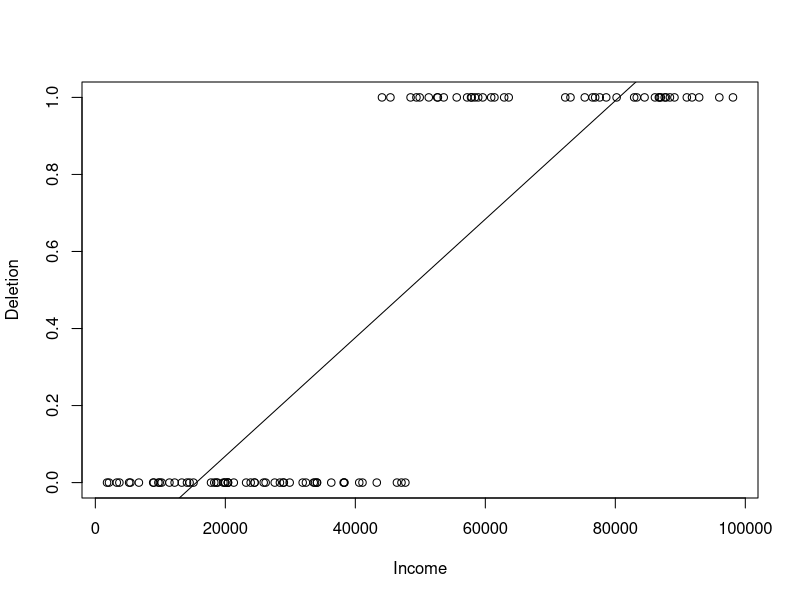
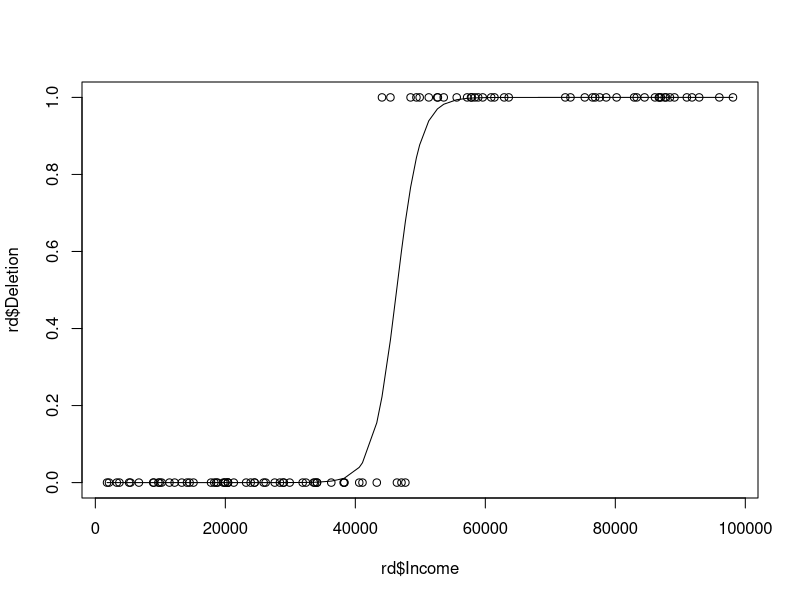
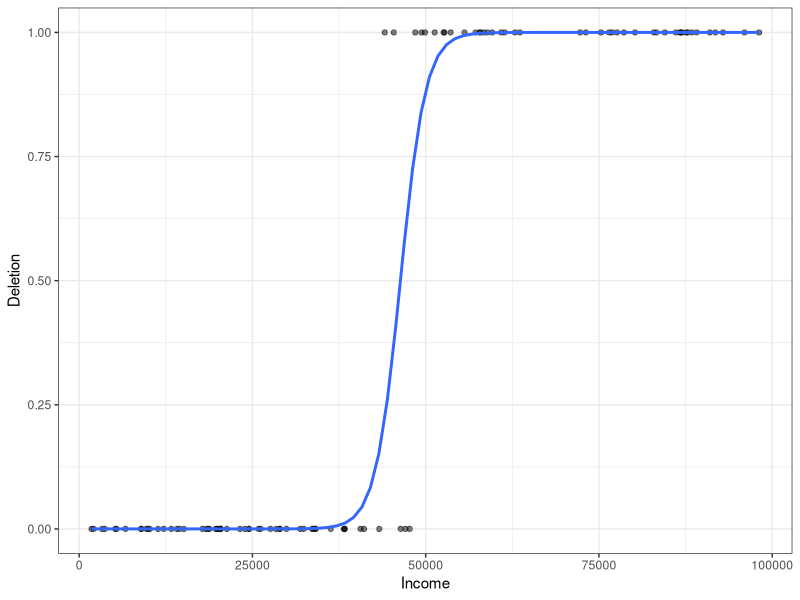
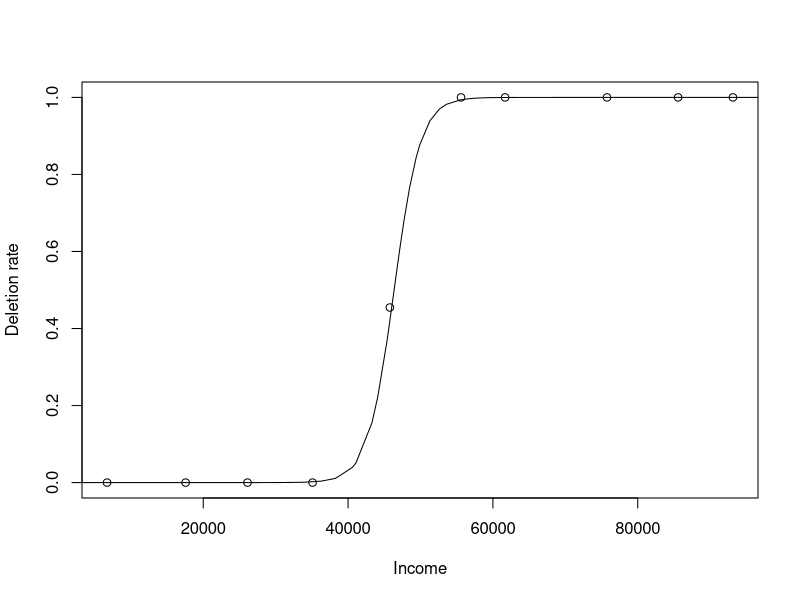
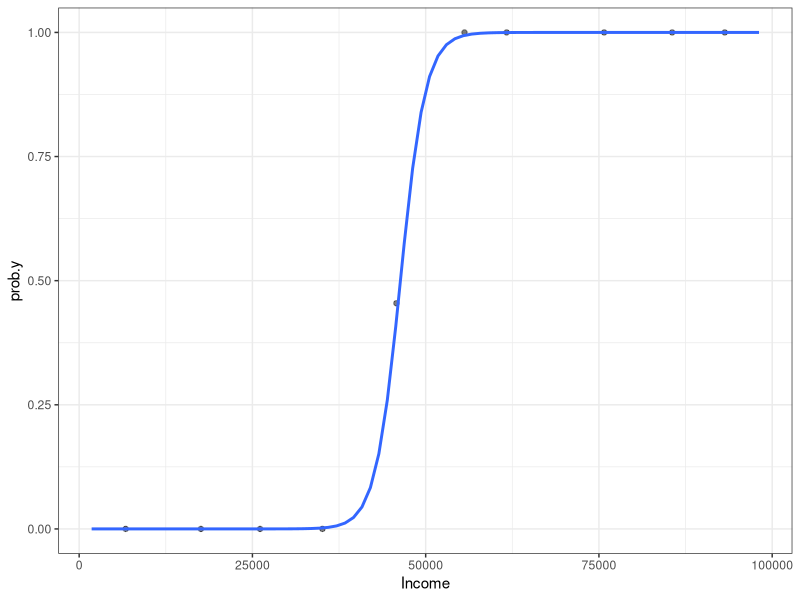
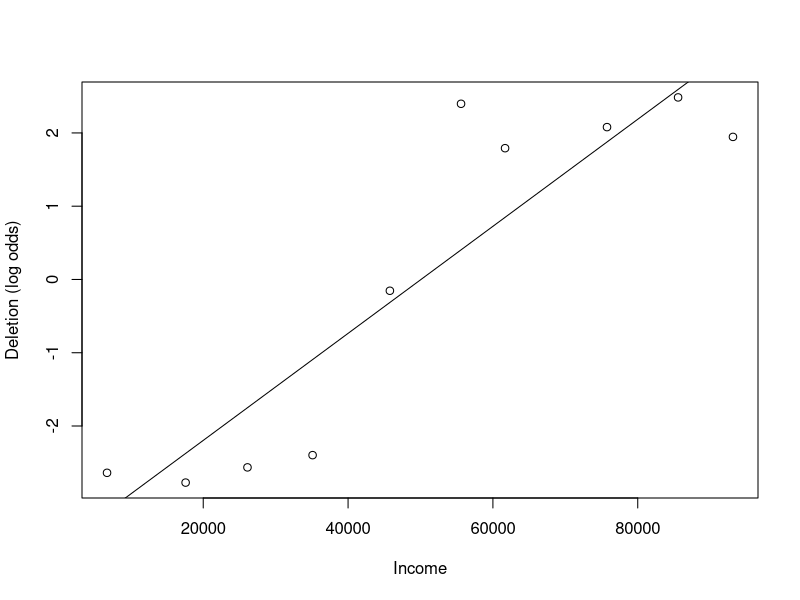
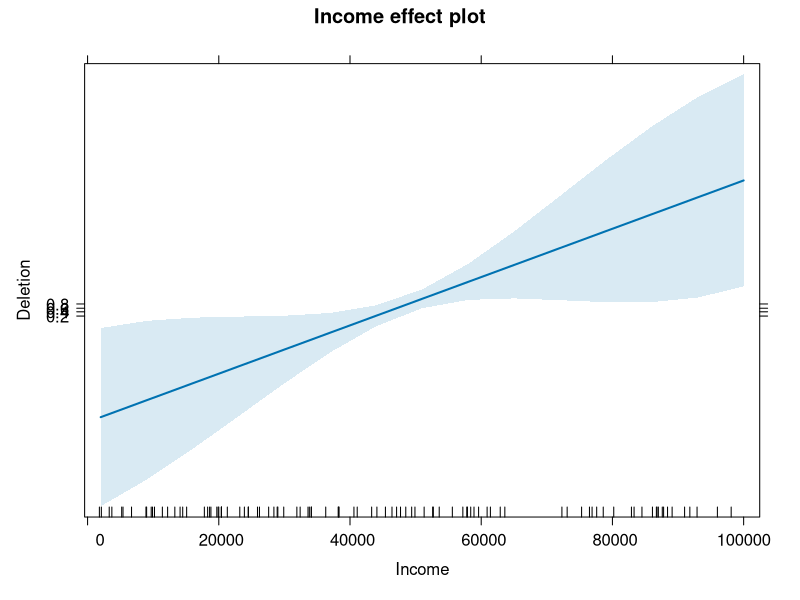

R code for these plots, in order:
# 請記得先設定工作目錄！

# 二之一節
# 火星人奢華性刪除現象資料
rd = read.delim("richdeletion.txt")
head(rd)

# 強迫R以五位整數顯示X軸數值。沒有此行時R會以「十的次方」格式呈現數值
options(scipen = 5)
plot(Deletion ~ Income, data = rd)	# 用之前Y~X方程式的語法也能畫圖！

rd.lm = lm(Deletion ~ Income, data = rd)	# 在線性迴歸中分析富豪型刪除機率
summary(rd.lm)					                  # 只擷取係數的部分
abline(rd.lm)                             # 將最佳配適線加到<圖一>上

# 將glm()函數中的family參數設定為binomial，以二項分佈函數建立廣義線型模型
rd.glm = glm(Deletion ~ Income, family = "binomial", data = rd)
summary(rd.glm) 

# 二之二節
log(Inf)			# 沒錯！R可以讓你計算無限值！
log(0)

# 練習一
# 一
# 計算Deletion的平均值，得到有富豪型刪除的機率P1。
del.p = mean(rd$Deletion) # 0.44
# 套用公式二
log(del.p / (1 - del.p)) # -0.2411621

# 二
# 取得所有係數
coefs = coef(rd.glm)

# 對數的相反就是指數exp()，將截距係數轉換為原始機率
exp(coefs["(Intercept)"])  # 收入為0時，有富豪型刪除的預測機率也趨近於0

# 以gtools套件的函數快速在對數勝率與原始機率間轉換
library(gtools)			# 記得先安裝並載入套件
logit(0.5)          # 從機率計算對數勝率
#[1] 0

inv.logit(0)        # 從對數勝率轉換回機率
#[1] 0.5

# 二之三之一節
# 火星語的「-qfx」後綴例子
# 建立含有20個1(有後綴的名詞)和10個0(無後綴的名詞)的向量
cheeseNouns = c(rep(1, 20), rep(0, 10)) 
sum(cheeseNouns == 0)				# 確認一下是否1和0的數量正確
sum(cheeseNouns == 1)    

# 二項檢定
# 以「binom.test()」直觀地根據「1」的數量以及樣本數進行二項檢定
binom.test(x = sum(cheeseNouns == 1), n = length(cheeseNouns))

# 卡方檢定
# 先以xtabs()來計算0和1的數量再以列聯表進行卡方檢定
cheeseNouns.tab = xtabs(~ cheeseNouns)
chisq.test(cheeseNouns.tab) 

# 只包含截距的邏輯迴歸模型
# 因為cheeseNouns單純是一個數值向量，這裡我們可以直接以「y ~ 1」的語法
# 在未指定「data」參數時就建立只含有截距的模型
cheese.glm = glm(cheeseNouns ~ 1, family = "binomial")
summary(cheese.glm) 

# 練習二
# 先重新建立富豪型刪除的邏輯迴歸模型
rd = read.delim("richdeletion.txt")
rd.glm = glm(Deletion ~ Income, family = "binomial", data = rd)
# 取出收入斜率
coefs = coef(rd.glm)
coef.inc = coefs["Income"]
# coef.inc為0.000554，也就是每當收入增加1，火星人呈現富豪型刪除(P1)的對數勝率
# 就增加0.000554
# 手動計算收入為35790時火星人呈現富豪型刪除的預測機率
# 先以迴歸方程式得出預測的P1對數勝率
del.logit = coefs["(Intercept)"] + 35790 * coef.inc  # -5.85
# 再以gtools套件的inv.logit()將預測的對數勝率轉換回機率
library(gtools)
inv.logit(del.logit)                                 # 0.00286033，大約0.2%的機率

# 練習三
# 要使用predict()根據某個自變量的值取得因變量的值，第一步是要建立一個資料框，而欄位
# 名稱必須與迴歸模型中的該自變量名稱相同，而在這個練習裡就是Income。另外也還記得
# 怎麼利用seq()函數產生一個每兩個數值之間有著相同間隔的連續數字嗎？
pred.df = data.frame(Income = seq(from = 20000, to = 60000, by = 1000))
# 使用建立的資料框和rd.glm從predict()中取得富豪型刪除的預測「對數勝率」
pred.logits = predict(rd.glm, pred.df)
# 再次利用gtools套件的inv.logit將對數勝率轉換為機率
library(gtools)
# 也可以進位至小數點第三位，比較好解讀數據
round(inv.logit(pred.logits), 3)

# 二之三之二
# 從邏輯迴歸模型的檢定報告中取出對數似然值、以內建的「logLik()」函數取出殘餘偏差值
# 最後再進行<公式五>的驗算
logLik(cheese.glm)               			# 直接從模型中取出對數似然值
#'log Lik.' -19.09543 (df=1) 	
cheese.glm.sum = summary(cheese.glm)	# 將模型的檢定報告另存為物件
dev = cheese.glm.sum$deviance		      # 從檢定報告中取出殘餘偏差值
dev
#[1] 38.19085
dev/(-2)    				                  # 以<公式五>從殘餘偏差值反推至似然值
#[1] -19.09543

# 驗證只含有截距的模型中的截距係數代表的就是P1的機率
# cheeseNouns的向量平均數就代表P1的機率
mean(cheeseNouns)		
#[1] 0.6666667
coefs = cheese.glm.sum$coefficients	# 從模型檢定報告中取出所有係數數據
coef.int = coefs[1, "Estimate"]	# 取得截距係數數據(1 = 數據中的第1列)
#[1] 0.6931472
library(gtools)              				# 記得安裝載入gtools套件
# 將截距係數的P1對數勝率反轉回P1機率，與前面的平均數相同！
inv.logit(coef.int)
#[1] 0.6666667

# 以單一樣本z檢定驗證模型中截距係數的p值
coefs[1, "Pr(>|z|)"]			          # 取得截距係數p值(第1列數據的p值)
#[1] 0.07350237
logit.z = coefs[1, "z value"] 	   	# 取得截距係數z值
2 * pnorm(logit.z, lower.tail = F)	# z值大於0所以取得右尾p值再計算雙尾p值
#[1] 0.07350237

logit.SE = coefs[1, "Std. Error"] 		# 只取出截距係數標準誤
coef.int/logit.SE             				# 公式六得到相同z值
#[1] 1.789699

# 以起司名詞後綴例子示範卡方值與邏輯迴歸截距z值的相似性
# 以起司後綴例子進行卡方檢定，而檢定報告另存為物件
cheese.chisq = chisq.test(c(10, 20))
cheese.chisq$statistics 				# 只取出報告中的卡方值
#X-squared 
#3.333333
logit.z ^ 2						# 計算邏輯迴歸截距z值平方
#[1] 3.203021 

# 二之三之三節
# 以火星人起司名詞為例進行以卡方檢定偏差分析為基礎的似然比檢定
cheese.glm0 = glm(cheeseNouns ~ 0, family = "binomial")	# 沒有截距的模型
anova(cheese.glm0, cheese.glm, test = "Chisq")	        # 與有截距模型比較

# 二之四節
# 假設火星人起司名詞後綴出現與詞頻負相關
Suffixed = c(rep(1, 20), rep(0, 10))	# 我們的二元因變量
Frequency = 1:30			   	            # 詞頻數據
cor.test(Suffixed, Frequency)	        # r = -.82

set.seed(1)				                    # 指定亂數種子
WordLength = sample(1:30)	            # 隨機從1-30再抽樣隨機排序數字

# 直接指定每個數據向量(而不是資料框中的欄位)做為因變量和自變量
cheese2.glm = glm(Suffixed ~ Frequency + WordLength, family = "binomial")
#Warning messages:
#  1: glm.fit: algorithm did not converge 
#  2: glm.fit: fitted probabilities numerically 0 or 1 occurred
summary(cheese2.glm)

# 在因變量與自變量的相關性加入一點雜訊，使得迴歸模型不再百分百完美
# 取出原始Suffixed變量的第2個到第30個值，再取出原始Suffixed變量的第1個值
# 然後用c()重新結合，將原始的第1個值變成新的變量中的最後一個值
Suffixed.f = c(Suffixed[2:30], Suffixed[1])
cheese3.glm = glm(Suffixed.f ~ Frequency + WordLength, family = "binomial")
summary(cheese3.glm)

# 練習四
# 先建立只包含詞頻的起司名詞後綴模型
cheese.glm.freq = glm(Suffixed.f ~ Frequency, family = "binomial")
# 也建立使用Suffixed.f做為因變量的只含截距模型
cheese.glm0.f = glm(Suffixed.f ~ 1, family = "binomial")
# 與完整模型(使用Suffixed.f做為因變量)的似然比檢定
# 缺少/增加單詞時長自變量並無顯著改變模型配適度
anova(cheese3.glm, cheese.glm.freq, test = "Chisq")
# 與只含有截距的模型進行似然比檢定，加入詞頻顯著減少殘餘值/增加配適度
anova(cheese.glm0.f, cheese.glm.freq, test = "Chisq")

# 二之五節
# 以火星人富豪型刪除資料示範正確的二元資料模型圖表繪製
rd = read.delim("richdeletion.txt")
rd.glm = glm(Deletion ~ Income, family = "binomial", data = rd)

# 繪製符合因變量二元原始資料的最佳配適曲線
options(scipen = 5)		        # 強迫R以5位數整數而非e次方格式呈現數值
plot(rd$Deletion ~ rd$Income)	# 繪製散佈圖
rd.pred = predict(rd.glm, type = "response")	# 取得原始因變量的估計值
# 將收入數值與富豪型刪除估計值合併為一個資料框
curve.df = data.frame(Income = rd$Income, fitted = rd.pred)
# 再將整個資料框根據收入從小到大排序列，以便可以使用lines()函數依序將估計值按照
# 收入從小到大排序的收入數值連成一條曲線
curve.df = curve.df[order(curve.df$Income), ]
lines(x = curve.df$Income, y = curve.df$fitted)		

# 練習五
library(ggplot2)
ggplot(data = rd, mapping = aes(x = Income, y = Deletion)) + 
  # 加上實際數據點時設定為半透明，可以突顯最佳配適線
  geom_point(alpha = .5) +
  stat_smooth(method = "glm", se = FALSE, method.args = list(family = "binomial")) +
    theme_bw()

# 以X軸與Y軸分組計算平均數，解決呈現個別數據點與機率變化趨勢的問題
# 將ｘ軸自變量放入十個範圍相同的分組
bins = cut(rd$Income, 10) 			
# 每個範圍分組裡算出一個收入平均數
mean.x = tapply(rd$Income, bins, mean) 	
# 計算每個範圍分組裡的呈現富豪型刪除與否的平均數，也就是呈現刪除的機率
prob.y = tapply(rd$Deletion, bins, mean)	
# 重覆繪圖的過程
options(scipen = 5)
# 使用經過分組計算的數值繪製散佈圖
plot(mean.x, prob.y, ylab = "Deletion rate", xlab = "Income")
# 以稍早產生的收入數值對應的估計機率的資料加上最佳配適曲線
lines(x = curve.df$Income, y = curve.df$fitted)

# 練習六
bins.df = data.frame(Income = mean.x, Prob = prob.y)

library(ggplot2)
# ggplot()函數不做任何對應，只建立空白底圖
ggplot() + 
  # 在geom_point()函數中設定分組計算資料框為資料來源
  geom_point(data = bins.df, mapping = aes(x = Income, y = prob.y), alpha = .5) +
  # 在stat_smooth()函數中設定模型估計值資料來源
  stat_smooth(data = rd, mapping = aes(x = Income, y = Deletion),
              method = "glm", se = FALSE, method.args = list(family = "binomial")) +
  theme_bw()

# 直接以對數勝率呈現線性的最佳配適線
bins = cut(rd$Income, 10)		# 同樣將X軸進行範圍分組
# 建立Y軸進行範圍分組且加入雜訊的函數
logit.bin = function(vector) {
 	prob1 = mean(c(vector, 0, 1)) 	# 為每個分組的P1計算多增加兩個雜訊數值
	prob0 = 1 - prob1 		         	# 計算範圍分組的P0
	log.odds = log(prob1 / prob0) 	# 加了雜訊後P1和P0都不可能是0
	return(log.odds)			          # 回傳分組對數勝率
}
mean.x = tapply(rd$Income, bins, mean) 	# 為每個X軸分組計算平均數
# 為每個Y軸分組以logit.bin計算平均數
logit.y = tapply(rd$Deletion, bins, logit.bin)	
# 產生散佈圖
plot(mean.x, logit.y, ylab = "Deletion (log odds)", xlab = "Income")
abline(lm(logit.y ~ mean.x)) 			      # 加上線性迴歸最佳配適線

# 以effects套件繪製圖表，結合圖五及圖六的優點
library(effects)			      # 記得先安裝載入套件
plot(allEffects(rd.glm))		# 取得rd.glm模型中的所有效應繪製圖表
